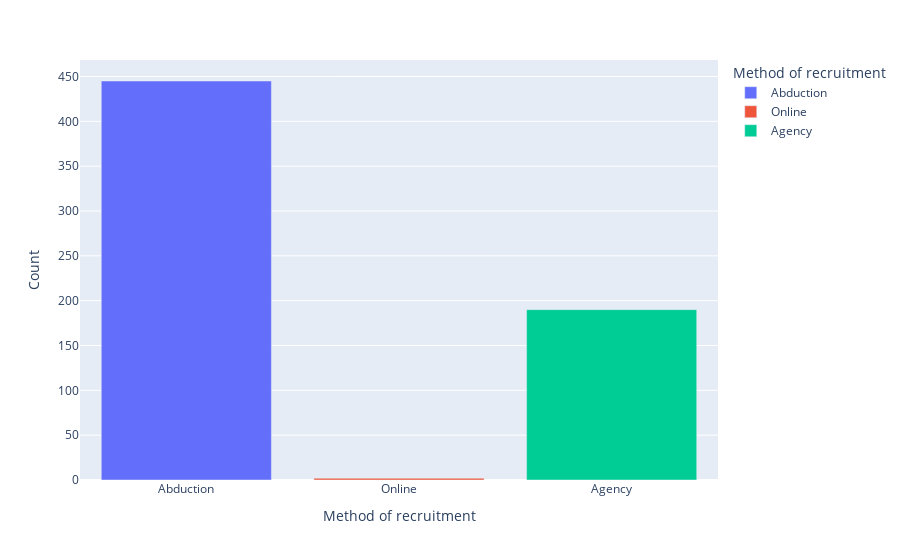

Here is the notebook cell this chart was saved with:
### Code cell
#rec methods from all data
fig = px.bar(rm_df, x="Method of recruitment", y = 'Count',
             hover_data=['Method of recruitment', 'Count'], color='Method of recruitment')
fig.show()

### Figure 1 — Plotly figure (JSON) as saved in the notebook; plotly's stock layout.template omitted (floating-point values rounded to 4 significant figures)
{"data": [{"alignmentgroup": "True", "hovertemplate": "Method of recruitment=%{x}<br>Count=%{y}<extra></extra>", "legendgroup": "Abduction", "marker": {"color": "#636efa", "pattern": {"shape": ""}}, "name": "Abduction", "offsetgroup": "Abduction", "orientation": "v", "showlegend": true, "textposition": "auto", "type": "bar", "x": ["Abduction"], "xaxis": "x", "y": [445], "yaxis": "y"}, {"alignmentgroup": "True", "hovertemplate": "Method of recruitment=%{x}<br>Count=%{y}<extra></extra>", "legendgroup": "Online", "marker": {"color": "#EF553B", "pattern": {"shape": ""}}, "name": "Online", "offsetgroup": "Online", "orientation": "v", "showlegend": true, "textposition": "auto", "type": "bar", "x": ["Online"], "xaxis": "x", "y": [2], "yaxis": "y"}, {"alignmentgroup": "True", "hovertemplate": "Method of recruitment=%{x}<br>Count=%{y}<extra></extra>", "legendgroup": "Agency", "marker": {"color": "#00cc96", "pattern": {"shape": ""}}, "name": "Agency", "offsetgroup": "Agency", "orientation": "v", "showlegend": true, "textposition": "auto", "type": "bar", "x": ["Agency"], "xaxis": "x", "y": [190], "yaxis": "y"}], "layout": {"barmode": "relative", "legend": {"title": {"text": "Method of recruitment"}, "tracegroupgap": 0}, "margin": {"t": 60}, "xaxis": {"anchor": "y", "categoryarray": ["Abduction", "Online", "Agency"], "categoryorder": "array", "domain": [0, 1], "title": {"text": "Method of recruitment"}}, "yaxis": {"anchor": "x", "domain": [0, 1], "title": {"text": "Count"}}}}
